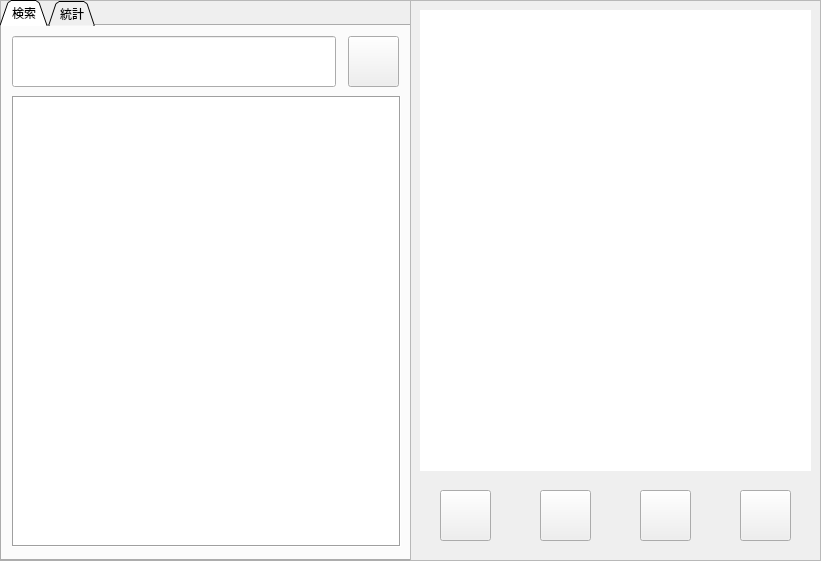
<?xml version="1.0" encoding="UTF-8"?>
<ui version="4.0">
 <class>mainQT</class>
 <widget class="QMainWindow" name="mainQT">
  <property name="geometry">
   <rect>
    <x>0</x>
    <y>0</y>
    <width>821</width>
    <height>561</height>
   </rect>
  </property>
  <property name="windowTitle">
   <string>FolygonDic</string>
  </property>
  <property name="windowIcon">
   <iconset resource="resource.qrc">
    <normaloff>:/imgs/icon.png</normaloff>:/imgs/icon.png</iconset>
  </property>
  <widget class="QWidget" name="centralwidget">
   <widget class="QWidget" name="verticalLayoutWidget">
    <property name="geometry">
     <rect>
      <x>0</x>
      <y>0</y>
      <width>411</width>
      <height>561</height>
     </rect>
    </property>
    <layout class="QVBoxLayout" name="verticalLayout">
     <item>
      <widget class="QFrame" name="frame">
       <property name="frameShape">
        <enum>QFrame::Shape::StyledPanel</enum>
       </property>
       <property name="frameShadow">
        <enum>QFrame::Shadow::Raised</enum>
       </property>
       <widget class="QTabWidget" name="tab">
        <property name="geometry">
         <rect>
          <x>0</x>
          <y>0</y>
          <width>411</width>
          <height>561</height>
         </rect>
        </property>
        <property name="tabShape">
         <enum>QTabWidget::TabShape::Triangular</enum>
        </property>
        <property name="currentIndex">
         <number>0</number>
        </property>
        <widget class="QWidget" name="tab_0">
         <attribute name="title">
          <string>検索</string>
         </attribute>
         <widget class="QLineEdit" name="kotoba_line">
          <property name="geometry">
           <rect>
            <x>10</x>
            <y>10</y>
            <width>324</width>
            <height>51</height>
           </rect>
          </property>
          <property name="font">
           <font>
            <pointsize>13</pointsize>
           </font>
          </property>
          <property name="focusPolicy">
           <enum>Qt::FocusPolicy::ClickFocus</enum>
          </property>
         </widget>
         <widget class="QPushButton" name="sagasu_btn">
          <property name="geometry">
           <rect>
            <x>346</x>
            <y>10</y>
            <width>51</width>
            <height>51</height>
           </rect>
          </property>
          <property name="focusPolicy">
           <enum>Qt::FocusPolicy::NoFocus</enum>
          </property>
          <property name="text">
           <string/>
          </property>
          <property name="icon">
           <iconset resource="resource.qrc">
            <normaloff>:/imgs/search.png</normaloff>:/imgs/search.png</iconset>
          </property>
          <property name="iconSize">
           <size>
            <width>32</width>
            <height>32</height>
           </size>
          </property>
         </widget>
         <widget class="QListWidget" name="sagasu_list">
          <property name="geometry">
           <rect>
            <x>10</x>
            <y>70</y>
            <width>389</width>
            <height>451</height>
           </rect>
          </property>
          <property name="font">
           <font>
            <pointsize>15</pointsize>
           </font>
          </property>
          <property name="focusPolicy">
           <enum>Qt::FocusPolicy::NoFocus</enum>
          </property>
          <property name="frameShape">
           <enum>QFrame::Shape::Box</enum>
          </property>
         </widget>
        </widget>
        <widget class="QWidget" name="tab_2">
         <attribute name="title">
          <string>統計</string>
         </attribute>
         <widget class="QLabel" name="label">
          <property name="geometry">
           <rect>
            <x>60</x>
            <y>20</y>
            <width>171</width>
            <height>21</height>
           </rect>
          </property>
          <property name="text">
           <string>登録された見出し語の数</string>
          </property>
         </widget>
         <widget class="QLCDNumber" name="count_lcd">
          <property name="geometry">
           <rect>
            <x>60</x>
            <y>50</y>
            <width>281</width>
            <height>51</height>
           </rect>
          </property>
         </widget>
         <widget class="QWidget" name="verticalLayoutWidget_4">
          <property name="geometry">
           <rect>
            <x>10</x>
            <y>140</y>
            <width>391</width>
            <height>361</height>
           </rect>
          </property>
          <layout class="QVBoxLayout" name="layer"/>
         </widget>
         <widget class="QComboBox" name="sel_pi">
          <property name="geometry">
           <rect>
            <x>10</x>
            <y>110</y>
            <width>103</width>
            <height>32</height>
           </rect>
          </property>
          <property name="focusPolicy">
           <enum>Qt::FocusPolicy::NoFocus</enum>
          </property>
          <item>
           <property name="text">
            <string>登録</string>
           </property>
          </item>
          <item>
           <property name="text">
            <string>学習</string>
           </property>
          </item>
         </widget>
         <widget class="QPushButton" name="study_btn">
          <property name="geometry">
           <rect>
            <x>230</x>
            <y>10</y>
            <width>71</width>
            <height>41</height>
           </rect>
          </property>
          <property name="focusPolicy">
           <enum>Qt::FocusPolicy::NoFocus</enum>
          </property>
          <property name="text">
           <string>学習開始</string>
          </property>
         </widget>
         <widget class="QPushButton" name="set_btn">
          <property name="geometry">
           <rect>
            <x>310</x>
            <y>10</y>
            <width>31</width>
            <height>41</height>
           </rect>
          </property>
          <property name="focusPolicy">
           <enum>Qt::FocusPolicy::NoFocus</enum>
          </property>
          <property name="text">
           <string/>
          </property>
          <property name="icon">
           <iconset resource="resource.qrc">
            <normaloff>:/imgs/set.png</normaloff>:/imgs/set.png</iconset>
          </property>
         </widget>
        </widget>
       </widget>
      </widget>
     </item>
    </layout>
   </widget>
   <widget class="QWidget" name="verticalLayoutWidget_2">
    <property name="geometry">
     <rect>
      <x>410</x>
      <y>0</y>
      <width>411</width>
      <height>561</height>
     </rect>
    </property>
    <layout class="QVBoxLayout" name="verticalLayout_2">
     <item>
      <widget class="QFrame" name="frame_2">
       <property name="frameShape">
        <enum>QFrame::Shape::StyledPanel</enum>
       </property>
       <property name="frameShadow">
        <enum>QFrame::Shadow::Raised</enum>
       </property>
       <widget class="QTextBrowser" name="naiyou">
        <property name="geometry">
         <rect>
          <x>10</x>
          <y>10</y>
          <width>391</width>
          <height>461</height>
         </rect>
        </property>
        <property name="font">
         <font>
          <pointsize>15</pointsize>
         </font>
        </property>
        <property name="frameShape">
         <enum>QFrame::Shape::NoFrame</enum>
        </property>
       </widget>
       <widget class="QPushButton" name="mp3_btn">
        <property name="geometry">
         <rect>
          <x>30</x>
          <y>490</y>
          <width>51</width>
          <height>51</height>
         </rect>
        </property>
        <property name="text">
         <string/>
        </property>
        <property name="icon">
         <iconset resource="resource.qrc">
          <normaloff>:/imgs/mp3.png</normaloff>:/imgs/mp3.png</iconset>
        </property>
        <property name="iconSize">
         <size>
          <width>32</width>
          <height>32</height>
         </size>
        </property>
       </widget>
       <widget class="QPushButton" name="add_kotoba_btn">
        <property name="geometry">
         <rect>
          <x>130</x>
          <y>490</y>
          <width>51</width>
          <height>51</height>
         </rect>
        </property>
        <property name="text">
         <string/>
        </property>
        <property name="icon">
         <iconset resource="resource.qrc">
          <normaloff>:/imgs/add.png</normaloff>:/imgs/add.png</iconset>
        </property>
        <property name="iconSize">
         <size>
          <width>32</width>
          <height>32</height>
         </size>
        </property>
       </widget>
       <widget class="QPushButton" name="del_kotoba_btn">
        <property name="geometry">
         <rect>
          <x>330</x>
          <y>490</y>
          <width>51</width>
          <height>51</height>
         </rect>
        </property>
        <property name="text">
         <string/>
        </property>
        <property name="icon">
         <iconset resource="resource.qrc">
          <normaloff>:/imgs/del.png</normaloff>:/imgs/del.png</iconset>
        </property>
        <property name="iconSize">
         <size>
          <width>32</width>
          <height>32</height>
         </size>
        </property>
       </widget>
       <widget class="QPushButton" name="modify_kotoba_btn">
        <property name="geometry">
         <rect>
          <x>230</x>
          <y>490</y>
          <width>51</width>
          <height>51</height>
         </rect>
        </property>
        <property name="text">
         <string/>
        </property>
        <property name="icon">
         <iconset resource="resource.qrc">
          <normaloff>:/imgs/modify.png</normaloff>:/imgs/modify.png</iconset>
        </property>
        <property name="iconSize">
         <size>
          <width>32</width>
          <height>32</height>
         </size>
        </property>
       </widget>
      </widget>
     </item>
    </layout>
   </widget>
  </widget>
 </widget>
 <resources>
  <include location="resource.qrc"/>
 </resources>
 <connections/>
</ui>
